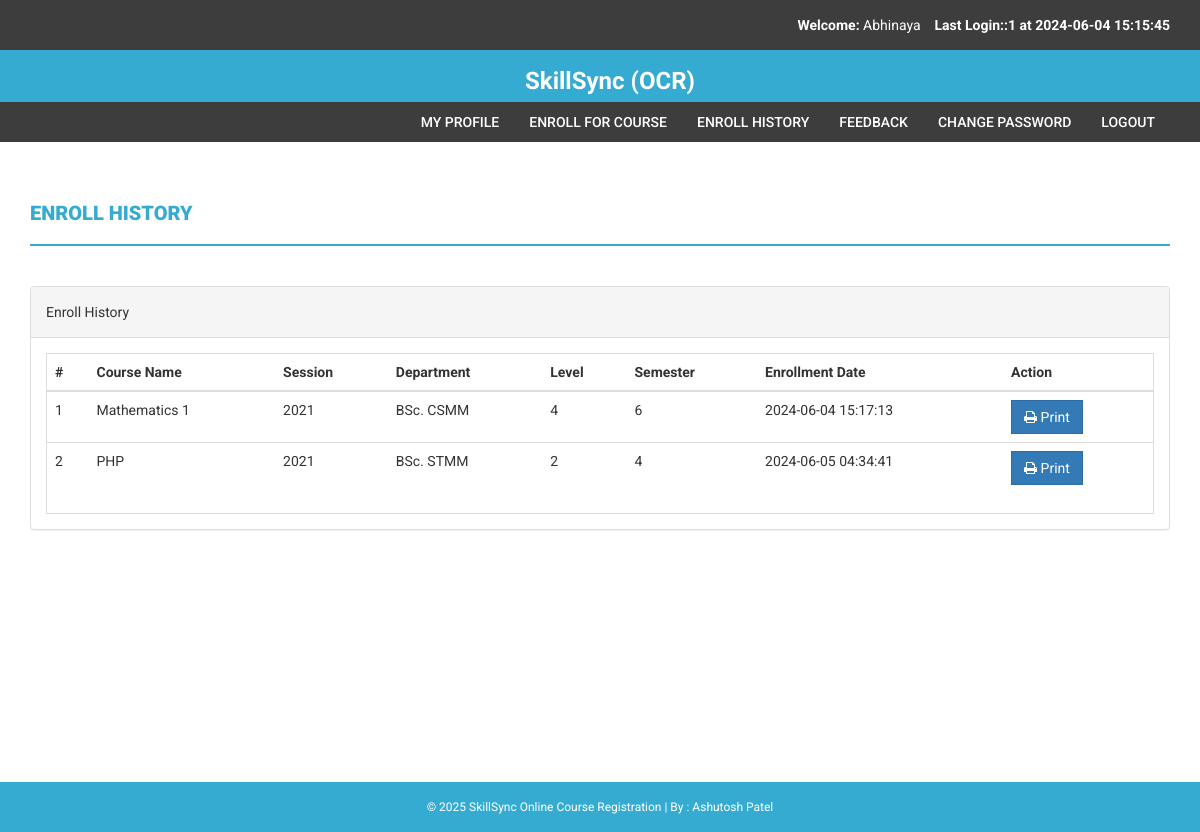
Page /enroll-history.php (signed in) on the committed database.
### tables this page shows
CREATE TABLE `courseenrolls` (
  `id` int(11) NOT NULL,
  `studentRegno` varchar(255) DEFAULT NULL,
  `pincode` varchar(255) DEFAULT NULL,
  `session` int(11) DEFAULT NULL,
  `department` int(11) DEFAULT NULL,
  `level` int(11) DEFAULT NULL,
  `semester` int(11) DEFAULT NULL,
  `course` int(11) DEFAULT NULL,
  `enrollDate` timestamp NULL DEFAULT current_timestamp()
);

CREATE TABLE `course` (
  `id` int(11) NOT NULL,
  `courseCode` varchar(255) DEFAULT NULL,
  `courseName` varchar(255) DEFAULT NULL,
  `courseUnit` varchar(255) DEFAULT NULL,
  `noofSeats` int(11) DEFAULT NULL,
  `creationDate` timestamp NULL DEFAULT current_timestamp(),
  `updationDate` varchar(255) DEFAULT NULL
);

CREATE TABLE `session` (
  `id` int(11) NOT NULL,
  `session` varchar(255) DEFAULT NULL,
  `creationDate` timestamp NULL DEFAULT current_timestamp()
);

CREATE TABLE `department` (
  `id` int(11) NOT NULL,
  `department` varchar(255) DEFAULT NULL,
  `creationDate` timestamp NULL DEFAULT current_timestamp()
);

CREATE TABLE `level` (
  `id` int(11) NOT NULL,
  `level` varchar(255) DEFAULT NULL,
  `creationDate` timestamp NULL DEFAULT current_timestamp()
);

CREATE TABLE `semester` (
  `id` int(11) NOT NULL,
  `semester` varchar(255) DEFAULT NULL,
  `creationDate` timestamp NULL DEFAULT current_timestamp(),
  `updationDate` varchar(255) DEFAULT NULL
);

### enroll-history.php (the view, shortened to what this page needs)
<?php
include('includes/config.php');
if(strlen($_SESSION['login'])==0)
{
header('location:index.php');
}else{
?>
<!DOCTYPE html>
<html xmlns="http://www.w3.org/1999/xhtml">
<head>
    <link href="assets/css/bootstrap.css" rel="stylesheet" />
    <link href="assets/css/font-awesome.css" rel="stylesheet" />
    <link href="assets/css/style.css" rel="stylesheet" />
</head>
<body>
<?php include('includes/header.php');?>
<?php if($_SESSION['login']!="")
{
 include('includes/menubar.php');
}
 ?>
    <div class="content-wrapper">
        <div class="container">
              <div class="row">
                    <div class="col-md-12">
                        <h1 class="page-head-line">Enroll History  </h1>
                    </div>
                </div>
                <div class="row" >
                <div class="col-md-12">
                    <div class="panel panel-default">
                        <div class="panel-heading">
                           Enroll History
                        </div>
                        <div class="panel-body">
                            <div class="table-responsive table-bordered">
                                <table class="table">
                                    <thead>
                                        <tr>
                                            <th>#</th>
                                            <th>Course Name </th>
                                            <th>Session </th>
                                            <th> Department</th>
                                             <th>Level</th>
                                                <th>Semester</th>
                                             <th>Enrollment Date</th>
                                             <th>Action</th>
                                        </tr>
                                    </thead>
                                    <tbody>
<?php
$sql=mysqli_query($con,"select courseenrolls.course as cid, course.courseName as courname,session.session as session,department.department as dept,level.level as level,courseenrolls.enrollDate as edate ,semester.semester as sem from courseenrolls join course on course.id=courseenrolls.course join session on session.id=courseenrolls.session join department on department.id=courseenrolls.department join level on level.id=courseenrolls.level  join semester on semester.id=courseenrolls.semester  where courseenrolls.studentRegno='".$_SESSION['login']."'");
$cnt=1;
while($row=mysqli_fetch_array($sql))
{
?>
                                        <tr>
                                            <td><?php echo $cnt;?></td>
                                            <td><?php echo htmlentities($row['courname']);?></td>
                                            <td><?php echo htmlentities($row['session']);?></td>
                                            <td><?php echo htmlentities($row['dept']);?></td>
                                            <td><?php echo htmlentities($row['level']);?></td>
                                            <td><?php echo htmlentities($row['sem']);?></td>
                                             <td><?php echo htmlentities($row['edate']);?></td>
                                            <td>
                                            <a href="print.php?id=<?php echo $row['cid']?>" target="_blank">
<button class="btn btn-primary"><i class="fa fa-print "></i> Print</button> </a>
                                            </td>
                                        </tr>
<?php
$cnt++;
} ?>
                                    </tbody>
                                </table>
                            </div>
                        </div>
                    </div>
                </div>
            </div>
        </div>
    </div>
  <?php include('includes/footer.php');?>
</body>
</html>
<?php } ?>

### includes/header.php (shortened to what this page needs)
<?php
include("includes/config.php");
?>
<?php if($_SESSION['login']!="")
{?>
<header>
        <div class="container">
            <div class="row">
                <div class="col-md-12">
                    <strong>Welcome: </strong><?php echo htmlentities($_SESSION['sname']);?>
                    <strong>Last Login<?php
        $ret=mysqli_query($con,"SELECT  * from userlog where studentRegno='".$_SESSION['login']."' order by id desc limit 1,1");
                    $row=mysqli_fetch_array($ret);
                    echo $row['userip']; ?> at <?php echo $row['loginTime'];?></strong>
                </div>
            </div>
        </div>
    </header>
    <?php } ?>
    <div class="navbar navbar-inverse set-radius-zero">
        <div class="container">
            <div class="navbar-header">
                <a class="navbar-brand" href="#" style="color:#fff; font-size:24px;4px; line-height:0px; "><b>
            </div>
            <center>SkillSync (OCR)</b></a>
            </center>
        </div>
    </div>

### assets/css/style.css (style rules this page uses)
body { font-family: 'Roboto', sans-serif; line-height: 30px; }
.set-radius-zero { border-radius: 0px; -moz-border-radius: 0px; -webkit-border-radius: 0px; }
.content-wrapper { margin-top: 40px; min-height: 600px; padding-bottom: 60px; }
.page-head-line { font-weight: 900; padding-bottom: 20px; border-bottom: 2px solid #36abd2; text-transform: uppercase; color: #36abd2; font-size: 20px; margin-bottom: 40px; }
.btn { border-radius: 0px; -webkit-border-radius: 0px; -moz-border-radius: 0px; }
header { background-color: #3D3D3D; color: #fff; padding: 10px; text-align: right; }
.navbar-brand { width: 250px; padding-top: 30px; }
.navbar-inverse { background-color: #36abd2; border-color: transparent; }
.navbar { margin-bottom: 0px; }

### rows in the picture
courseenrolls: course.courseName "Mathematics 1", session.session "2021", department.department "BSc. CSMM", level.level "4", semester.semester "6", enrollDate "2024-06-04 15:17:13"
courseenrolls: course.courseName "PHP", session.session "2021", department.department "BSc. STMM", level.level "2", semester.semester "4", enrollDate "2024-06-05 04:34:41"

### other values in the picture
$_SESSION['sname'] "Abhinaya"
$row['userip'] "::1"
$row['loginTime'] "2024-06-04 15:15:45"
